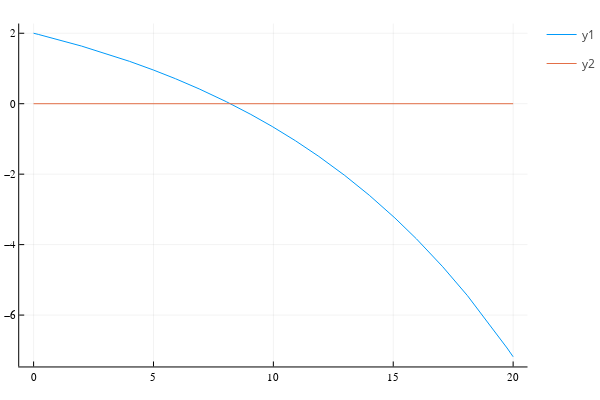

Notebook source saved alongside this figure:
### Markdown cell above
Or we could plot the difference:

### Code cell
h(x) = f(x) - g(x)
plot(h, 0, 20)
plot!(zero, 0, 20)

### Figure 1 — Plotly figure (JSON) as saved in the notebook; plotly's stock layout.template omitted (floating-point values rounded to 4 significant figures)
{"data": [{"colorbar": {"title": ""}, "legendgroup": "y1", "line": {"color": "rgba(0, 154, 250, 1.000)", "dash": "solid", "shape": "linear", "width": 1}, "mode": "lines", "name": "y1", "showlegend": true, "type": "scatter", "x": [0, 0.1953, 2.001, 3.087, 4.004, 5.001, 5.92, 6.905, 8.047, 9.061, 9.951, 10.92, 11.9, 12.97, 14.0, 15.07, 15.97, 17.06, 18.09, 19.75, 20], "xaxis": "x", "y": [2, 1.967, 1.636, 1.41, 1.202, 0.9554, 0.7085, 0.4206, 0.05412, -0.3042, -0.6462, -1.051, -1.496, -2.035, -2.599, -3.243, -3.836, -4.628, -5.448, -6.934, -7.183], "yaxis": "y", "zmax": null, "zmin": null}, {"colorbar": {"title": ""}, "legendgroup": "y2", "line": {"color": "rgba(227, 111, 71, 1.000)", "dash": "solid", "shape": "linear", "width": 1}, "mode": "lines", "name": "y2", "showlegend": true, "type": "scatter", "x": [0, 0.1953, 2.001, 3.087, 4.004, 5.001, 5.92, 6.905, 8.047, 9.061, 9.951, 10.92, 11.9, 12.97, 14.0, 15.07, 15.97, 17.06, 18.09, 19.75, 20], "xaxis": "x", "y": [0, 0, 0, 0, 0, 0, 0, 0, 0, 0, 0, 0, 0, 0, 0, 0, 0, 0, 0, 0, 0], "yaxis": "y", "zmax": null, "zmin": null}], "layout": {"annotations": [], "height": 400, "legend_position": {"bgcolor": "rgba(255, 255, 255, 1.000)", "bordercolor": "rgba(0, 0, 0, 1.000)", "borderwidth": 1, "font": {"color": "rgba(0, 0, 0, 1.000)", "family": "sans-serif", "size": 11}, "title": {"font": {"color": "rgba(0, 0, 0, 1.000)", "family": "sans-serif", "size": 15}, "text": ""}, "tracegroupgap": 0, "traceorder": "normal", "x": 1, "xanchor": "auto", "y": 1, "yanchor": "auto"}, "margin": {"b": 20, "l": 0, "r": 0, "t": 20}, "paper_bgcolor": "rgba(255, 255, 255, 1.000)", "plot_bgcolor": "rgba(255, 255, 255, 1.000)", "showlegend": true, "width": 600, "xaxis": {"anchor": "y", "domain": [0.03619, 0.9934], "gridcolor": "rgba(0, 0, 0, 0.100)", "gridwidth": 0.5, "linecolor": "rgba(0, 0, 0, 1.000)", "mirror": false, "range": [-0.6, 20.6], "showgrid": true, "showline": true, "showticklabels": true, "tickangle": 0, "tickcolor": "rgb(0, 0, 0)", "tickfont": {"color": "rgba(0, 0, 0, 1.000)", "family": "sans-serif", "size": 11}, "tickmode": "array", "ticks": "inside", "ticktext": ["0", "5", "10", "15", "20"], "tickvals": [0, 5, 10, 15, 20], "title": "", "titlefont": {"color": "rgba(0, 0, 0, 1.000)", "family": "sans-serif", "size": 15}, "type": "-", "visible": true, "zeroline": false, "zerolinecolor": "rgba(0, 0, 0, 1.000)"}, "yaxis": {"anchor": "x", "domain": [0.03762, 0.9902], "gridcolor": "rgba(0, 0, 0, 0.100)", "gridwidth": 0.5, "linecolor": "rgba(0, 0, 0, 1.000)", "mirror": false, "range": [-7.458, 2.275], "showgrid": true, "showline": true, "showticklabels": true, "tickangle": 0, "tickcolor": "rgb(0, 0, 0)", "tickfont": {"color": "rgba(0, 0, 0, 1.000)", "family": "sans-serif", "size": 11}, "tickmode": "array", "ticks": "inside", "ticktext": ["−6", "−4", "−2", "0", "2"], "tickvals": [-6, -4, -2, 0, 2], "title": "", "titlefont": {"color": "rgba(0, 0, 0, 1.000)", "family": "sans-serif", "size": 15}, "type": "-", "visible": true, "zeroline": false, "zerolinecolor": "rgba(0, 0, 0, 1.000)"}}}
